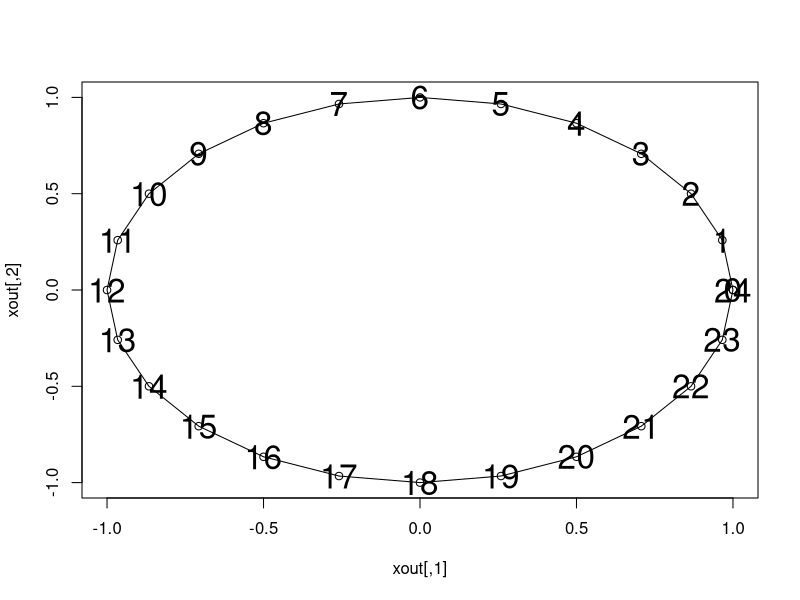

Write R code to recreate this figure.
rm(list=ls())
cat("\014")


x <- pi/12
A <- matrix(c(cos(x), -sin(x), 
              sin(x), cos(x)), ncol=2, byrow=TRUE)
x <- c(1,0)

xout <- x
n <- 24
for (i in c(1:n)){
  x <- A%*%x
  xout <- rbind(xout, t(x) )
}

plot(xout)
lines(xout)
text(xout, labels=0:n, cex=2)